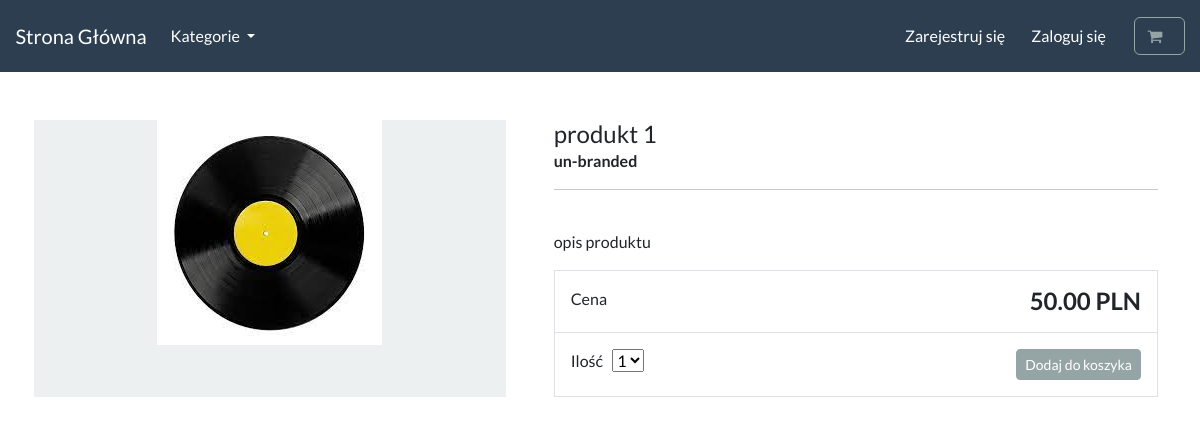
Page /product/produkt-1/ on the committed database.
### store/models.py (models this page shows, shortened)
class Product(models.Model):
    category = models.ForeignKey(Category, related_name='product', on_delete=models.CASCADE, null=True)
    title = models.CharField(max_length=250)
    brand = models.CharField(max_length=250, default='un-branded')
    description = models.TextField(blank=True)
    slug = models.SlugField(max_length=255)
    price = models.DecimalField(max_digits=4, decimal_places=2)
    image = models.ImageField(upload_to='images/')
    class Meta:
        verbose_name_plural = 'products'

### store/views.py (the view)
# urls.py: path('product/<slug:product_slug>/', views.product_info, name='product-info'),
def product_info(request, product_slug):
    product = get_object_or_404(Product, slug=product_slug)
    context = {'product': product}
    return render(request, 'store/product-info.html', context)

### cart/cart.py (called while the page is built)
    def __len__(self):
        return sum(item['qty'] for item in self.cart.values())

### cart/context_processor.py (called while the page is built)
def cart(request):
    return {'cart': Cart(request)}

### store/models.py (called while the page is built)
    def get_absolute_url(self):
        return reverse('list-category', args=[self.slug])

### store/views.py (called while the page is built)
def categories(request):
    all_categories = Category.objects.all()
    return {'all_categories': all_categories}

### store/templates/store/product-info.html (shortened to what this page needs)
{% extends "./base.html" %}
{% load static %}
{% block content %}
<div class="container">
    <main class="pt-5">
        <div class="row g-3">
            <div class="col-md-5 col-lg-5 order-md-first bg-light">
                <img class="img-fluid mx-auto d-block" alt="Responsive image" src="{{ product.image.url }}">
            </div>
            <div class="col-md-7 col-lg-7 ps-md-3 ps-lg-5">
                <h1 class="mb-0 h4"> {{ product.title }} </h1>
                <strong> {{ product.brand }}</strong>
                <hr>
                <br>
                <p> {{ product.description }} </p>
                <div class="border">
                    <div class="col border-bottom">
                        <div class="row p-3">
                            <div class="col-6"> Cena </div>
                            <div class="col-6 text-end"><span class="h4 fw-bold"> {{ product.price }} PLN</span></div>
                        </div>
                    </div>
                    <div class="col">
                        <div class="row p-3">
                            <div class="col-6">
                                <label for="select">Ilość</label>
                                <select id="select">
                                    <option value="1">1</option>
                                </select>
                            </div>
                            <div class="col-6 text-end">
                                <button type="button" id="add-button" value="{{product.id}}" class="btn btn-secondary btn-sm">
                                Dodaj do koszyka
                                </button>
                            </div>
                        </div>
                    </div>
                </div>
            </div>
        </div>
    </main>
    <br>
</div>
{% endblock %}

### rows in the picture
Product: image (picture), title "produkt 1", brand "un-branded", description "opis produktu", price "50.00"
